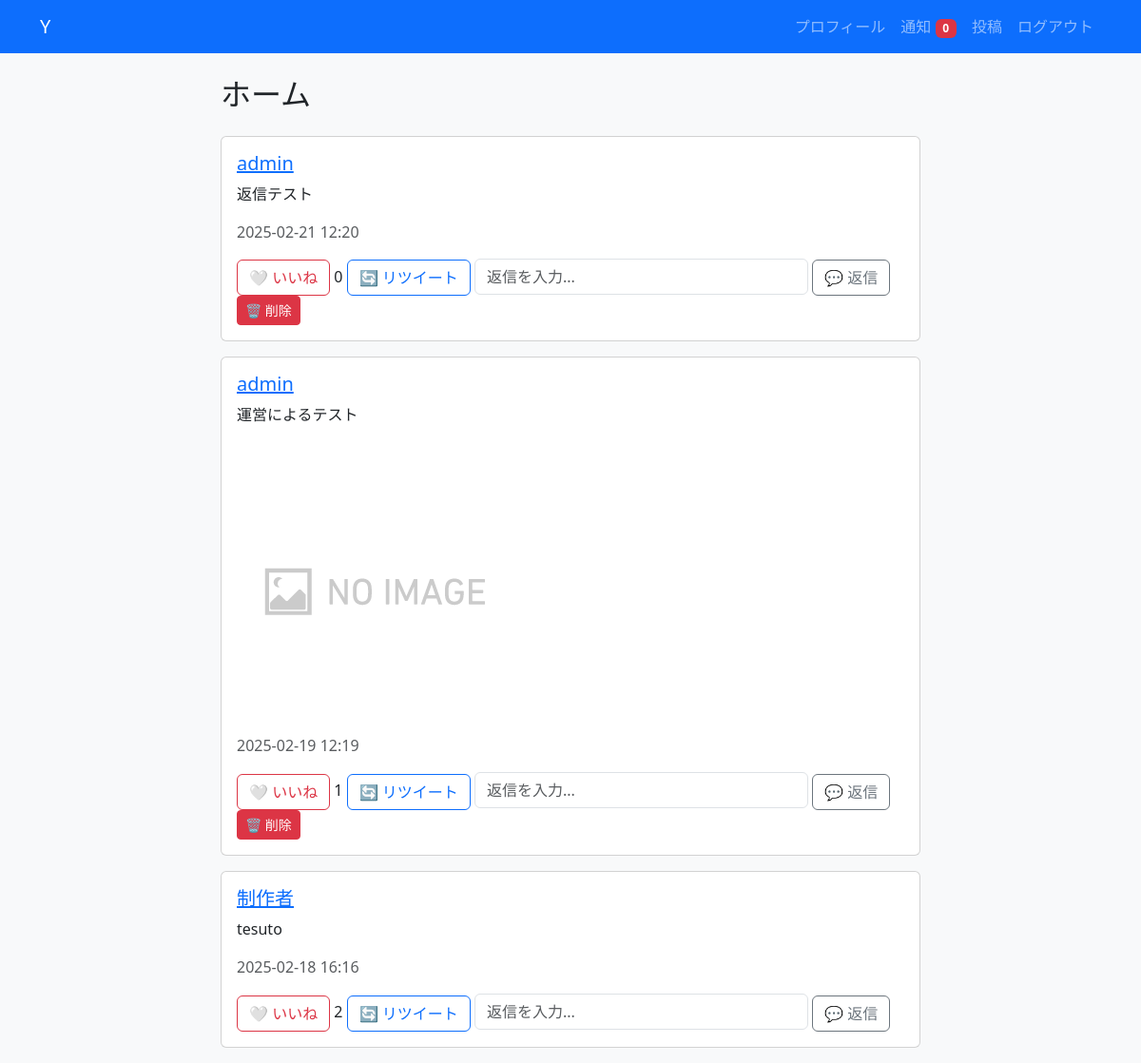
The app's page / (signed in), older data.
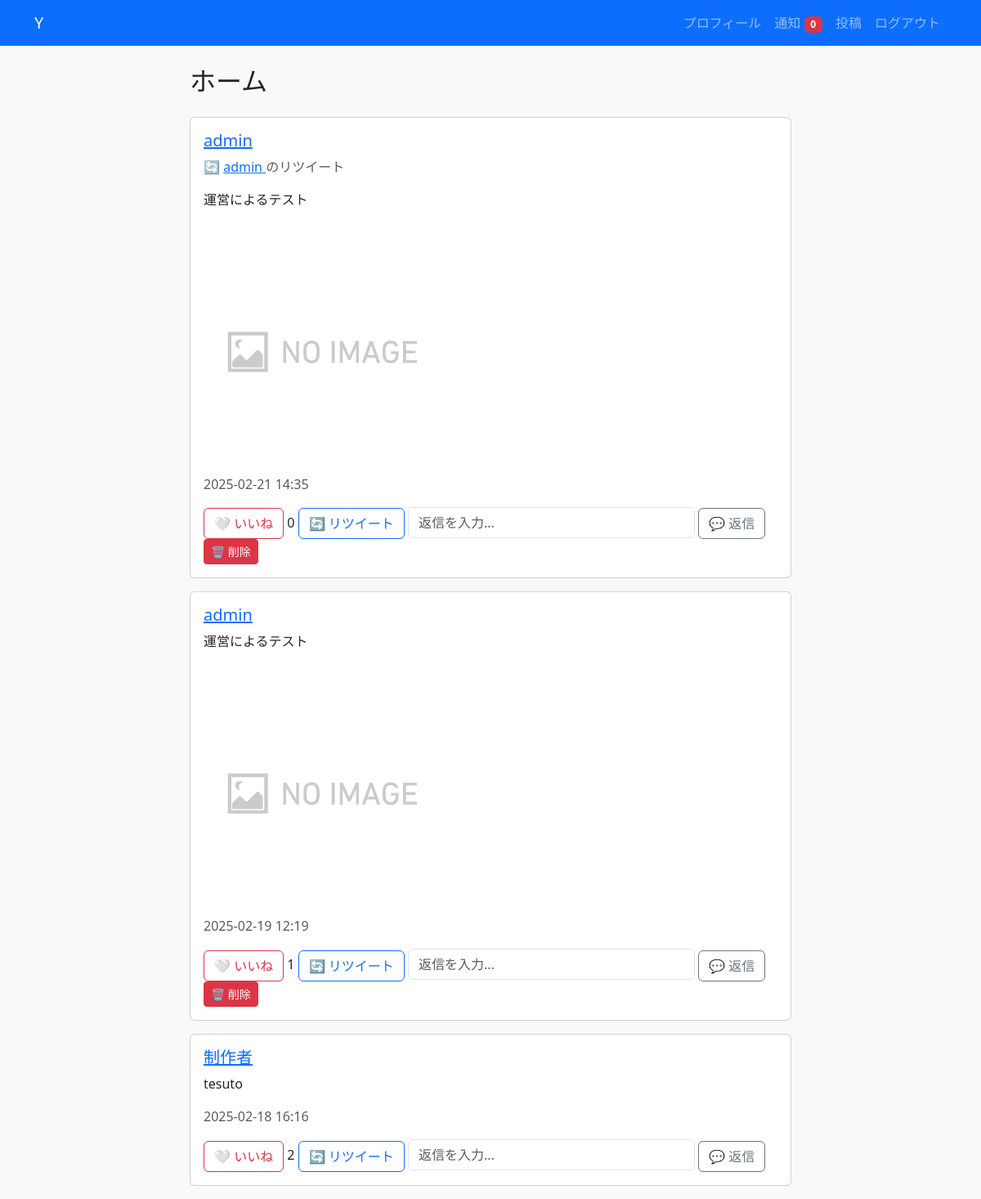
The same page, newer data.
### Y/models.py (models this page shows, shortened)
class Tweet(models.Model):
    user = models.ForeignKey(User, on_delete=models.CASCADE)
    content = models.CharField(max_length=280)
    image = models.ImageField(upload_to='tweets/', blank=True, null=True)
    created_at = models.DateTimeField(auto_now_add=True)
    original_tweet = models.ForeignKey('self', on_delete=models.CASCADE, null=True, blank=True, related_name='retweets')
    class Meta:
        unique_together = ('user', 'original_tweet')  # 同じユーザーが同じツイートをリツイートできない
    parent_tweet = models.ForeignKey('self', on_delete=models.CASCADE, null=True, blank=True, related_name='replies')
    def is_retweet(self):
        return self.original_tweet is not None
    def like_count(self):
        return self.likes.count()

### Y/views.py (the view)
# urls.py: path('', views.tweet_list, name='tweet_list'),
@login_required
def tweet_list(request):
    tweets = Tweet.objects.all().order_by("-created_at")
    for tweet in tweets:
        tweet.is_retweeted = tweet.retweets.filter(user=request.user).exists()
    return render(request, 'Y/tweet_list.html', {'tweets': tweets})

### Y/context_processors.py (called while the page is built)
def unread_notifications(request):
    if request.user.is_authenticated:
        return {'unread_notifications': Notification.objects.filter(receiver=request.user, is_read=False).count()}
    return {}

### Y/templates/Y/tweet_list.html (shortened to what this page needs)
{% extends 'Y/base.html' %}
{% load static %}
{% block content %}
<div class="row">
    <div class="col-md-8 mx-auto">
        <h2 class="mb-4">ホーム</h2>
        {% for tweet in tweets %}
            <div class="card mb-3 tweet-card" data-tweet="{{ tweet.id }}">
                <div class="card-body">
                    <h5 class="card-title">
                        <a href="{% url 'profile' tweet.user.username %}">{{ tweet.user.username }}</a>
                    </h5>
                    {% if tweet.is_retweet %}
                        <p class="text-muted">🔄
                            <a href="{% url 'profile' tweet.original_tweet.user.username %}">
                                {{ tweet.original_tweet.user.username }}
                            </a> のリツイート
                        </p>
                        <p class="card-text">{{ tweet.original_tweet.content }}</p>
                        {% if tweet.original_tweet.image %}
                            <img src="{{ tweet.original_tweet.image.url }}" class="img-fluid rounded mt-2" style="max-height: 300px;">
                        {% endif %}
                    {% else %}
                        <p class="card-text">{{ tweet.content }}</p>
                    {% endif %}
                    {% if tweet.image %}
                        <img src="{{ tweet.image.url }}" class="img-fluid rounded mt-2" style="max-height: 300px;">
                    {% endif %}
                    <p class="text-muted">{{ tweet.created_at|date:"Y-m-d H:i" }}</p>
                    <button class="btn btn-outline-danger like-btn" data-tweet="{{ tweet.id }}">
                        {% if user in tweet.likes.all %} ❤️ いいね取消 {% else %} 🤍 いいね {% endif %}
                    </button>
                    <span id="like-count-{{ tweet.id }}">{{ tweet.like_count }}</span>
                    <form action="{% url 'retweet' tweet.id %}" method="post" class="d-inline">
                        <button type="submit" class="btn btn-outline-primary">🔄 リツイート</button>
                    </form>
                    <form action="{% url 'reply' tweet.id %}" method="post" class="d-inline">
                        <input type="text" name="content" placeholder="返信を入力..." class="form-control d-inline w-50">
                        <button type="submit" class="btn btn-outline-secondary">💬 返信</button>
                    </form>
                    {% if request.user == tweet.user %}
                    <form action="{% url 'tweet_delete' tweet.id %}" method="post" class="delete-form">
                        <button type="submit" class="btn btn-danger btn-sm">🗑️ 削除</button>
                    </form>
                    {% endif %}
                </div>
            </div>
        {% endfor %}
    </div>
</div>
{% endblock %}

### Y/templates/Y/base.html (shortened to what this page needs)
{%load static%}
<!DOCTYPE html>
<html lang="ja">
<head>
    <link rel="stylesheet" href="https://cdn.jsdelivr.net/npm/bootstrap@5.3.0/dist/css/bootstrap.min.css">
</head>
<body class="bg-light">
    <nav class="navbar navbar-expand-lg navbar-dark bg-primary">
        <div class="container">
            <a class="navbar-brand" href="{% url 'tweet_list' %}">Y</a>
            <ul class="navbar-nav ms-auto">
                {% if user.is_authenticated %}
                    <li class="nav-item"><a class="nav-link" href="{% url 'profile' user.username %}">プロフィール</a></li>
                    <li class="nav-item">
                        <a class="nav-link" href="{% url 'notifications' %}">
                            通知 <span class="badge bg-danger">{{ unread_notifications }}</span>
                        </a>
                    </li>
                    <li class="nav-item"><a class="nav-link" href="{% url 'tweet_create' %}">投稿</a></li>
                    <li class="nav-item"><a class="nav-link" href="{% url 'logout' %}">ログアウト</a></li>
                {% else %}
                    <li class="nav-item"><a class="nav-link" href="{% url 'login' %}">ログイン</a></li>
                    <li class="nav-item"><a class="nav-link" href="{% url 'signup' %}">新規登録</a></li>
                {% endif %}
            </ul>
        </div>
    </nav>
    <div class="container mt-4">
        {% block content %}{% endblock %}
    </div>
</body>
</html>

Row changes from the older to the newer data that the page shows:
removed Tweet: user.username "admin", content "返信テスト", created_at "2025-02-21 12:20", shows "🤍 いいね", like_count "0", shows "🗑️ 削除"
added Tweet: user.username "admin", original_tweet.user.username "admin", original_tweet.content "運営によるテスト", original_tweet.image (placeholder picture), created_at "2025-02-21 14:35", shows "🤍 いいね", like_count "0", shows "🗑️ 削除"
